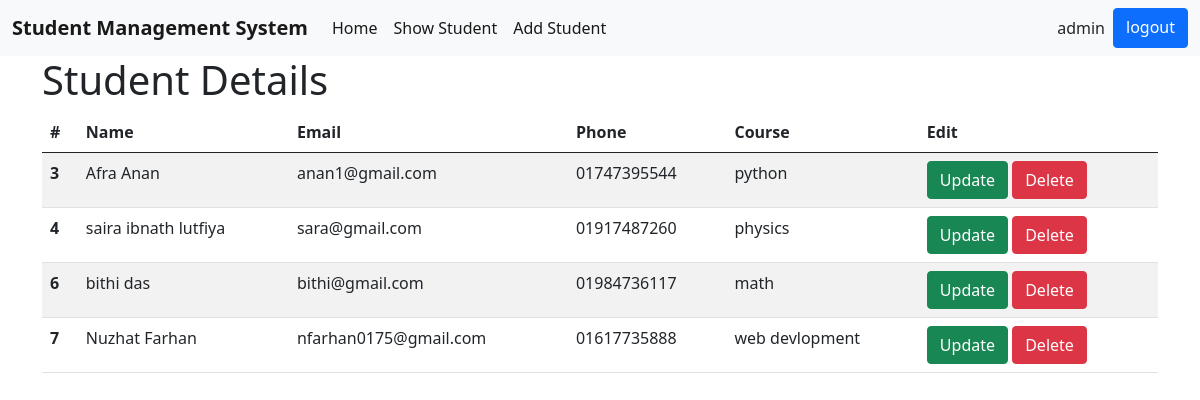
//showStudent/ (signed in), run on the app's committed database.
### studentApp/models.py (models this page shows, shortened)
class Form(models.Model):
    name = models.CharField(max_length=50)
    email = models.EmailField()
    phone = models.CharField(max_length=12)
    course = models.CharField( max_length=50)

### studentApp/views.py (the view)
# urls.py: path('showStudent/', views.showStudent,name='showStudent'),
def showStudent(request):
    students = models.Form.objects.all()
    return render(request, 'showStudent.html', {'students': students})

### templates/showStudent.html
{% extends "index.html" %}
{% block content %}
<div class="container">
  <h1>Student Details</h1>
  <table class="table table-striped">
    <thead>
      <tr>
        <th scope="col">#</th>
        <th scope="col">Name</th>
        <th scope="col">Email</th>
        <th scope="col">Phone</th>
        <th scope="col">Course</th>
        <th scope="col">Edit</th>
      </tr>
    </thead>
    <tbody>
      {% for data in students %}
      <tr>
        <th scope="row">{{ data.id }}</th>
        <td>{{ data.name }}</td>
        <td>{{ data.email }}</td>
        <td>{{ data.phone }}</td>
        <td>{{ data.course }}</td>
        <td>
            <a href="{% url 'update' data.id %}" type="button" class="btn btn-success">Update</a>
            <a href="{% url 'delete' data.id %}" type="button" class="btn btn-danger">Delete</a>
        </td>
      </tr>
      {% endfor %}
    </tbody>
  </table>
</div>
{% endblock %}

### templates/index.html (shortened to what this page needs)
{% load crispy_forms_tags %}
<!DOCTYPE html>
<html lang="en">
<head>
    <link href="https://cdn.jsdelivr.net/npm/bootstrap@5.0.2/dist/css/bootstrap.min.css" rel="stylesheet">
</head>
<body>
    <nav class="navbar navbar-expand-lg navbar-light bg-light">
        <div class="container-fluid">
          <b class="navbar-brand" >Student Management System</b>
          <div class="collapse navbar-collapse" id="navbarSupportedContent">
            <ul class="navbar-nav me-auto mb-2 mb-lg-0">
                <li class="nav-item">
                  <a class="nav-link active" aria-current="page" href="{% url 'home' %}">Home</a>
                </li>
                <li class="nav-item">
                    <a class="nav-link active" aria-current="page" href="{% url 'showStudent' %}">Show Student</a>
                </li>
                <li class="nav-item">
                  <a class="nav-link active" aria-current="page" href="{% url 'addStudents' %}">Add Student</a>
              </li>
              </ul>
            {% if user.is_authenticated %}
            <div class="d-flex">
             <p class="m-2">{{user.username}}</p>
             <a href="{% url 'user_logout' %}" class="btn btn-primary" >logout</a>
            </div>
            {% else %}
            <div class="d-flex">
              <a href="{% url 'signup' %}" class="btn btn-success mx-3" >Sign up</a>
              <a href="{% url 'login_view' %}" class="btn btn-primary" >Login</a>
            </div>
            {% endif %}
          </div>
        </div>
    </nav>
  {% block content %}
  {% endblock %}
</body>
</html>

### data on the page
Form: id "3", name "Afra Anan", email "anan1@gmail.com", phone "01747395544", course "python"
Form: id "4", name "saira ibnath lutfiya", email "sara@gmail.com", phone "01917487260", course "physics"
Form: id "6", name "bithi das", email "bithi@gmail.com", phone "01984736117", course "math"
Form: id "7", name "Nuzhat Farhan", email "nfarhan0175@gmail.com", phone "01617735888", course "web devlopment"

### other printed values
{{ user.username }} "admin"
